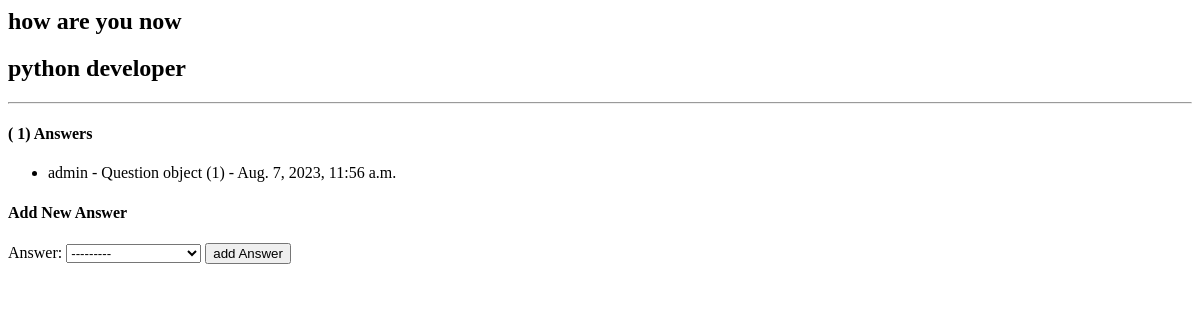
The page /questions/1 on the database as committed earlier.
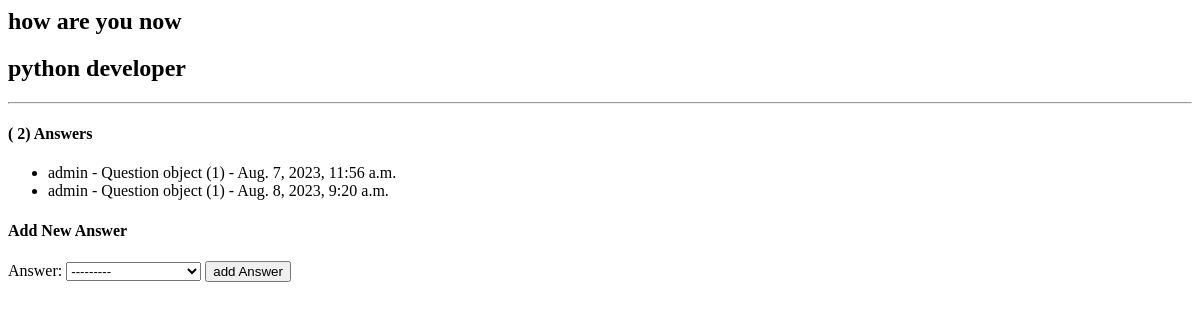
The same page on the database as committed later.
### forumXO/models.py (models this page shows)
class Question(models.Model):
    Author = models.ForeignKey(User, related_name='question_author', on_delete=models.CASCADE)
    question = models.CharField(max_length=2000)
    content =  models.TextField(max_length=1000)
    tags = TaggableManager()
    created_at = models.DateTimeField(default=timezone.now)

class Answer (models.Model):
    author =  models.ForeignKey(User,related_name='answer_author',on_delete=models.CASCADE)
    answer = models.ForeignKey(Question,related_name='answer_question',on_delete=models.CASCADE)
    question =models.CharField(max_length=1000)
    created_at = models.DateTimeField(default=timezone.now)

### forumXO/views.py (the view)
# urls.py: path('questions/<int:id>',detail_question),
def detail_question(request,id):
    question= Question.objects.get(id=id)
    if request.method == 'POST':
        form = AnswerForm(request.POST)
        if form.is_valid():
            myform = form.save(commit=False)
            myform.author = request.user
            myform.question= question
            myform.save()
    else:
        form =AnswerForm()
    return render(request,'forumXO/detail_list.html',{'question':question,'form':form})

### forumXO/forms.py
class AnswerForm(forms.ModelForm):
    class Meta:
        model = Answer
        fields = ['answer']

### forumXO/templates/forumXO/detail_list.html (shortened to what this page needs)
<h2>{{question.question}}</h2>
<h2>{{question.content}}</h2>
<hr>
<h4>( {{question.answer_question.all|length}}) Answers</h4>
<ul>
    {% for object in question.answer_question.all %}
       <li>{{object.author}} - {{object.answer}} - {{object.created_at}}</li>
    {% endfor %}
</ul>
<h4>Add New Answer</h4>
<form method="post">
      {{form}}
    <input type="submit" value="add Answer">
</form>

Rows that differ between the two databases and show on the page:
computed for Question "how are you now": answer_question.all|length "1" → "2"
added Answer: author "admin", answer "Question object (1)", created_at "Aug. 8, 2023, 9:20 a.m."
